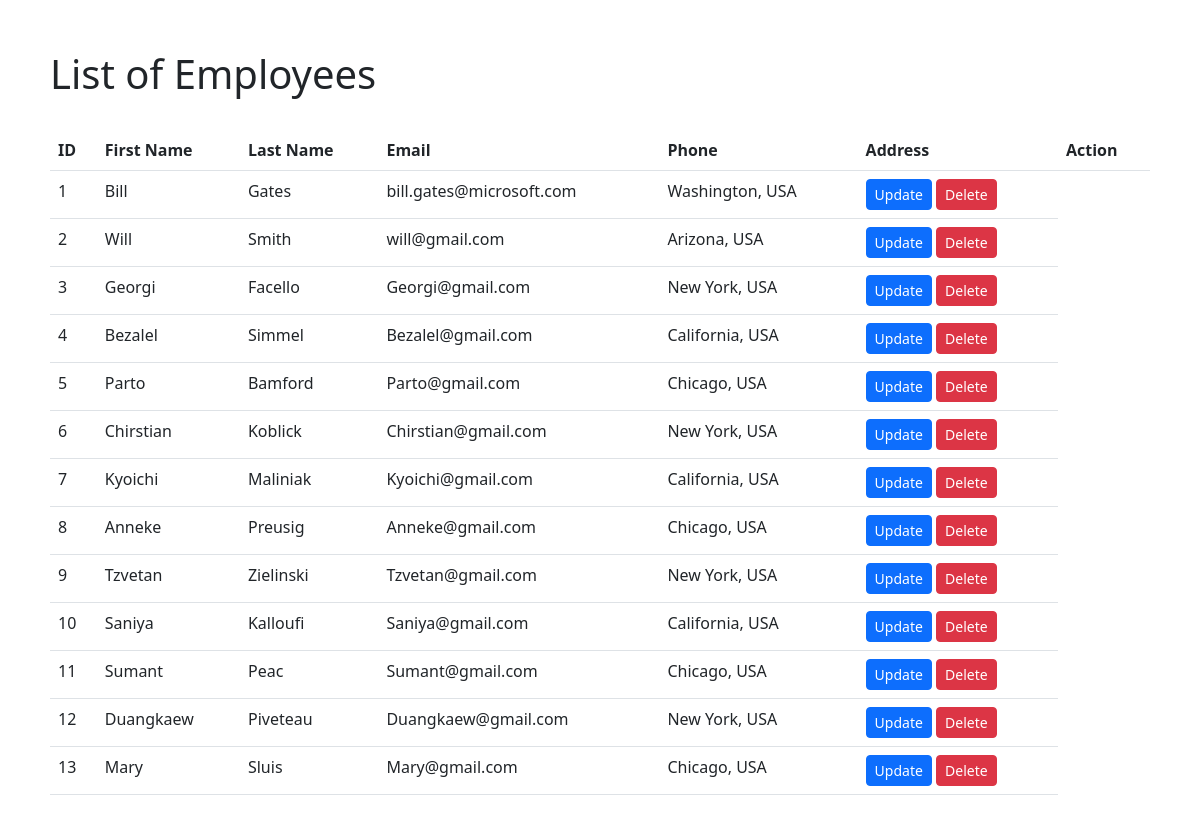
Screenshot of /Minha-Loja/index.php with the database file from the repository.
### tables this page shows
CREATE TABLE `employees` (
  `id` int(11) NOT NULL,
  `first_name` varchar(14) NOT NULL,
  `last_name` varchar(16) NOT NULL,
  `email` varchar(200) NOT NULL,
  `phone` varchar(200) DEFAULT NULL,
  `address` varchar(200) DEFAULT NULL
);

### Minha-Loja/index.php (the view, shortened to what this page needs)
<!DOCTYPE html>
<html lang="PT-BR">
<head>
    <link rel="stylesheet" href="https://cdn.jsdelivr.net/npm/bootstrap@5.2.3/dist/css/bootstrap.min.css">
</head>
<body style="margin: 50px;">
    <h1>List of Employees</h1>
    <br>
    <table class="table">
        <thead>
            <tr>
                <th>ID</th>
                <th>First Name</th>
                <th>Last Name</th>
                <th>Email</th>
                <th>Phone</th>
                <th>Address</th>
                <th>Action</th>
            </tr>
        </thead>
        <tbody>
            <?php
                $dbHost = 'localhost';
                $dbUsername = 'root';
                $dbPassword = '';
                $dbName = 'minhaloja';
                $conn = new mysqli($dbHost, $dbUsername, $dbPassword, $dbName);
                $readAll = "SELECT * FROM employees";
                $result = mysqli_query($conn, $readAll);
                while($row = $result->fetch_assoc()){
                    echo
                    "
                        <tr>
                        <td>".$row['id']."</td>
                        <td>".$row['first_name']."</td>
                        <td>".$row['last_name']."</td>
                        <td>".$row['email']."</td>
                        <td>".$row['address']."</td>
                        <td>
                            <a class='btn btn-primary btn-sm' href='update'>Update</a>
                            <a class='btn btn-danger btn-sm' href='delete'>Delete</a>
                        </td>
                    ";
                }
            ?>
        </tbody>
    </table>
</body>
</html>

### rows the page displays
employees: id "1", first_name "Bill", last_name "Gates", email "bill.gates@microsoft.com", address "Washington, USA"
employees: id "2", first_name "Will", last_name "Smith", email "will@gmail.com", address "Arizona, USA"
employees: id "3", first_name "Georgi", last_name "Facello", email "Georgi@gmail.com", address "New York, USA"
employees: id "4", first_name "Bezalel", last_name "Simmel", email "Bezalel@gmail.com", address "California, USA"
employees: id "5", first_name "Parto", last_name "Bamford", email "Parto@gmail.com", address "Chicago, USA"
employees: id "6", first_name "Chirstian", last_name "Koblick", email "Chirstian@gmail.com", address "New York, USA"
employees: id "7", first_name "Kyoichi", last_name "Maliniak", email "Kyoichi@gmail.com", address "California, USA"
employees: id "8", first_name "Anneke", last_name "Preusig", email "Anneke@gmail.com", address "Chicago, USA"
employees: id "9", first_name "Tzvetan", last_name "Zielinski", email "Tzvetan@gmail.com", address "New York, USA"
employees: id "10", first_name "Saniya", last_name "Kalloufi", email "Saniya@gmail.com", address "California, USA"
employees: id "11", first_name "Sumant", last_name "Peac", email "Sumant@gmail.com", address "Chicago, USA"
employees: id "12", first_name "Duangkaew", last_name "Piveteau", email "Duangkaew@gmail.com", address "New York, USA"
employees: id "13", first_name "Mary", last_name "Sluis", email "Mary@gmail.com", address "Chicago, USA"
